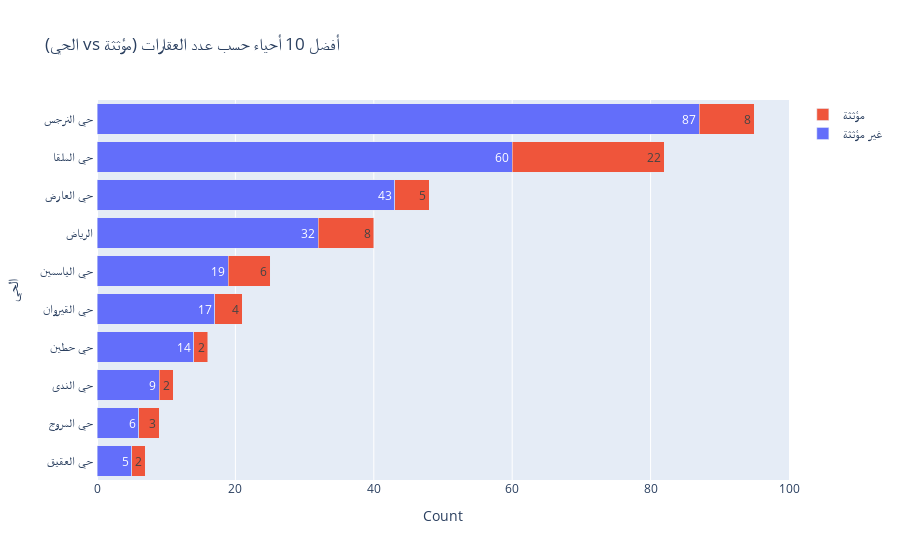

Notebook cell for this chart:
### Code cell
# Convert 'مؤثثة' to string for proper labeling
apartments['مؤثثة'] = apartments['مؤثثة'].astype(str)

# Count the number of properties per حي and مؤثثة
counts = apartments.groupby(['الحي', 'مؤثثة']).size().unstack(fill_value=0)

# Compute the total count and sort by it
counts['Total'] = counts.sum(axis=1)
counts = counts.nlargest(10, 'Total').sort_values(by='Total', ascending=True)
counts = counts.drop(columns='Total')

# Create traces for each value of 'مؤثثة'
trace_0 = go.Bar(
    y=counts.index,
    x=counts['0'],
    name=f'غير {"مؤثثة"}',
    text=counts['0'],
    textposition='inside',
    orientation='h'
)

trace_1 = go.Bar(
    y=counts.index,
    x=counts['1'],
    name=f'{"مؤثثة"}',
    text=counts['1'],
    textposition='inside',
    orientation='h'
)

# Create the figure
fig = go.Figure(data=[trace_0, trace_1])

# Update the layout
fig.update_layout(
    barmode='stack',
    title=f'(الحي vs {"مؤثثة"}) أفضل 10 أحياء حسب عدد العقارات',
    yaxis=dict(title='الحي'),
    xaxis=dict(title='Count'),
    hoverlabel=dict(bgcolor="white", font_size=16, font_family="Rockwell")
)

# Show the figure
fig.show()

### Figure 1 — Plotly figure (JSON) as saved in the notebook; plotly's stock layout.template omitted (floating-point values rounded to 4 significant figures)
{"data": [{"name": "غير مؤثثة", "orientation": "h", "text": [5, 6, 9, 14, 17, 19, 32, 43, 60, 87], "textposition": "inside", "type": "bar", "x": [5, 6, 9, 14, 17, 19, 32, 43, 60, 87], "y": [" حي العقيق ", " حي المروج ", " حي الندى ", " حي حطين ", " حي القيروان ", " حي الياسمين ", " الرياض ", " حي العارض ", " حي الملقا ", " حي النرجس "]}, {"name": "مؤثثة", "orientation": "h", "text": [2, 3, 2, 2, 4, 6, 8, 5, 22, 8], "textposition": "inside", "type": "bar", "x": [2, 3, 2, 2, 4, 6, 8, 5, 22, 8], "y": [" حي العقيق ", " حي المروج ", " حي الندى ", " حي حطين ", " حي القيروان ", " حي الياسمين ", " الرياض ", " حي العارض ", " حي الملقا ", " حي النرجس "]}], "layout": {"barmode": "stack", "hoverlabel": {"bgcolor": "white", "font": {"family": "Rockwell", "size": 16}}, "title": {"text": "(الحي vs مؤثثة) أفضل 10 أحياء حسب عدد العقارات"}, "xaxis": {"title": {"text": "Count"}}, "yaxis": {"title": {"text": "الحي"}}}}
